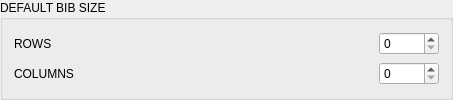
            <widget class="QGroupBox" name="bibType">
             <property name="sizePolicy">
              <sizepolicy hsizetype="Preferred" vsizetype="Fixed">
               <horstretch>0</horstretch>
               <verstretch>0</verstretch>
              </sizepolicy>
             </property>
             <property name="title">
              <string>DEFAULT BIB SIZE</string>
             </property>
             <layout class="QGridLayout" name="gridLayout_3">
              <item row="0" column="0">
               <widget class="QLabel" name="lbRows">
                <property name="minimumSize">
                 <size>
                  <width>150</width>
                  <height>0</height>
                 </size>
                </property>
                <property name="text">
                 <string>ROWS</string>
                </property>
               </widget>
              </item>
              <item row="0" column="1">
               <spacer name="horizontalSpacer_28">
                <property name="orientation">
                 <enum>Qt::Horizontal</enum>
                </property>
                <property name="sizeHint" stdset="0">
                 <size>
                  <width>209</width>
                  <height>20</height>
                 </size>
                </property>
               </spacer>
              </item>
              <item row="0" column="2">
               <widget class="QSpinBox" name="spinBoxRows">
                <property name="minimumSize">
                 <size>
                  <width>60</width>
                  <height>0</height>
                 </size>
                </property>
                <property name="autoFillBackground">
                 <bool>false</bool>
                </property>
                <property name="accelerated">
                 <bool>true</bool>
                </property>
                <property name="maximum">
                 <number>32</number>
                </property>
               </widget>
              </item>
              <item row="1" column="0">
               <widget class="QLabel" name="lbColumns">
                <property name="minimumSize">
                 <size>
                  <width>150</width>
                  <height>0</height>
                 </size>
                </property>
                <property name="text">
                 <string>COLUMNS</string>
                </property>
               </widget>
              </item>
              <item row="1" column="1">
               <spacer name="horizontalSpacer_33">
                <property name="orientation">
                 <enum>Qt::Horizontal</enum>
                </property>
                <property name="sizeHint" stdset="0">
                 <size>
                  <width>209</width>
                  <height>20</height>
                 </size>
                </property>
               </spacer>
              </item>
              <item row="1" column="2">
               <widget class="QSpinBox" name="spinBoxColumns">
                <property name="minimumSize">
                 <size>
                  <width>60</width>
                  <height>0</height>
                 </size>
                </property>
                <property name="autoFillBackground">
                 <bool>false</bool>
                </property>
                <property name="accelerated">
                 <bool>true</bool>
                </property>
                <property name="maximum">
                 <number>32</number>
                </property>
               </widget>
              </item>
             </layout>
            </widget>
